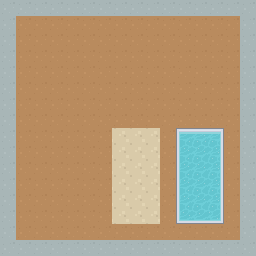

A 2D game scene composited from a Tiled map and its tileset images. What follows is a short description and the map's XML, with every tile layer's data as written:
An orthogonal 16x16 tile map with 16x16 px tiles, 2 tile layers (Floor, Collisions).

<map version="1.0" tiledversion="1.1.4" orientation="orthogonal" renderorder="right-down" width="16" height="16" tilewidth="16" tileheight="16" infinite="0" nextobjectid="1">
 <tileset firstgid="1" name="roguelikeDungeon_transparent" tilewidth="16" tileheight="16" spacing="1" tilecount="522" columns="29">
  <image source="roguelikeDungeon_transparent.png" width="492" height="305" />
 </tileset>
 <layer name="Floor" width="16" height="16">
  <data encoding="csv">
0,0,0,0,0,0,0,0,0,0,0,0,0,0,0,0,
0,213,213,213,213,213,213,213,213,213,213,213,213,213,213,0,
0,213,213,213,213,213,213,213,213,213,213,213,213,213,213,0,
0,213,213,213,213,213,213,213,213,213,213,213,213,213,213,0,
0,213,213,213,213,213,213,213,213,213,213,213,213,213,213,0,
0,213,213,213,213,213,213,213,213,213,213,213,213,213,213,0,
0,213,213,213,213,213,213,213,213,213,213,213,213,213,213,0,
0,213,213,213,213,213,213,213,213,213,213,213,213,213,213,0,
0,213,213,213,213,213,213,423,423,423,213,291,292,293,213,0,
0,213,213,213,213,213,213,423,423,423,213,320,321,322,213,0,
0,213,213,213,213,213,213,423,423,423,213,320,321,322,213,0,
0,213,213,213,213,213,213,423,423,423,213,320,321,322,213,0,
0,213,213,213,213,213,213,423,423,423,213,320,321,322,213,0,
0,213,213,213,213,213,213,423,423,423,213,349,350,351,213,0,
0,213,213,213,213,213,213,213,213,213,213,213,213,213,213,0,
0,0,0,0,0,0,0,0,0,0,0,0,0,0,0,0
</data>
 </layer>
 <layer name="Collisions" width="16" height="16">
  <data encoding="csv">
68,68,68,68,68,68,68,68,68,68,68,68,68,68,68,68,
68,0,0,0,0,0,0,0,0,0,0,0,0,0,0,68,
68,0,0,0,0,0,0,0,0,0,0,0,0,0,0,68,
68,0,0,0,0,0,0,0,0,0,0,0,0,0,0,68,
68,0,0,0,0,0,0,0,0,0,0,0,0,0,0,68,
68,0,0,0,0,0,0,0,0,0,0,0,0,0,0,68,
68,0,0,0,0,0,0,0,0,0,0,0,0,0,0,68,
68,0,0,0,0,0,0,0,0,0,0,0,0,0,0,68,
68,0,0,0,0,0,0,0,0,0,0,0,0,0,0,68,
68,0,0,0,0,0,0,0,0,0,0,0,0,0,0,68,
68,0,0,0,0,0,0,0,0,0,0,0,0,0,0,68,
68,0,0,0,0,0,0,0,0,0,0,0,0,0,0,68,
68,0,0,0,0,0,0,0,0,0,0,0,0,0,0,68,
68,0,0,0,0,0,0,0,0,0,0,0,0,0,0,68,
68,0,0,0,0,0,0,0,0,0,0,0,0,0,0,68,
68,68,68,68,68,68,68,68,68,68,68,68,68,68,68,68
</data>
 </layer>
</map>
